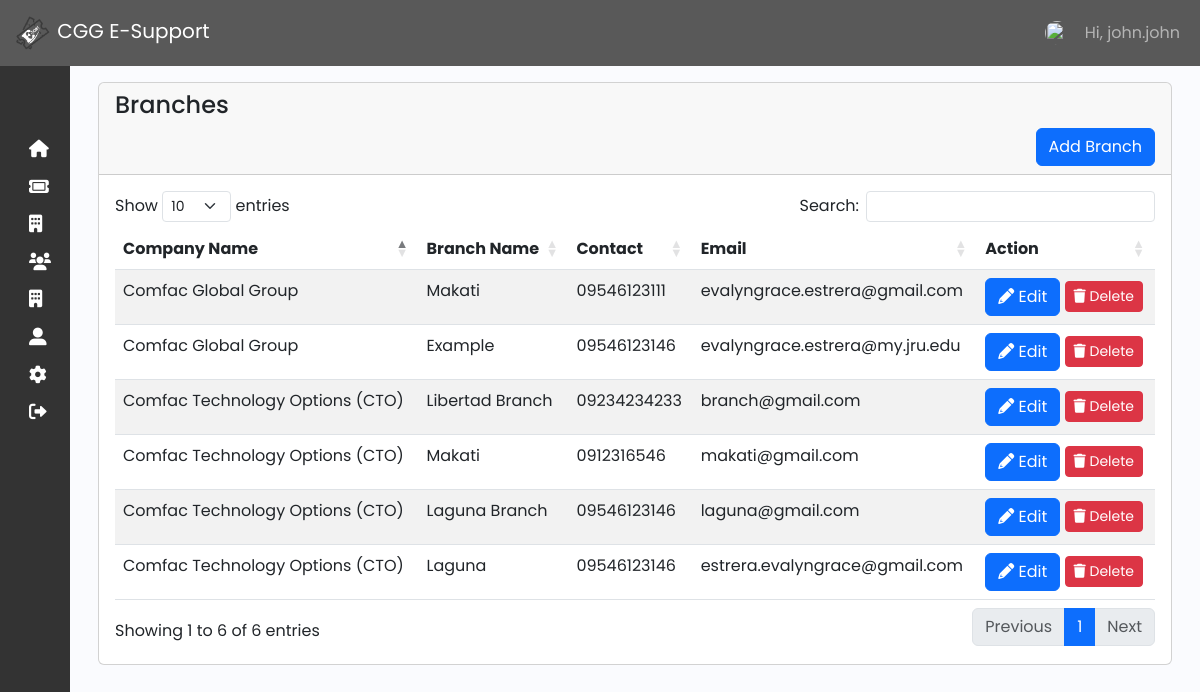
Screenshot of /admin/branch.php (signed in) with the database file from the repository.
### tables this page shows
CREATE TABLE `branch` (
  `id` int(50) NOT NULL,
  `company` varchar(50) NOT NULL,
  `branch_name` varchar(191) NOT NULL,
  `branch_address` varchar(191) NOT NULL,
  `contact` varchar(191) NOT NULL,
  `email` varchar(191) NOT NULL,
  `created_at` timestamp NOT NULL DEFAULT current_timestamp()
);

### function/myfunction.php (called while the page is built, shortened)
<?php
include('mysql_connect.php');
function getAll($table)
{
    global $con;
    $query = "SELECT * FROM $table";
    return $query_run = mysqli_query($con, $query);
}
?>

### admin/branch.php (the view, shortened to what this page needs)
<?php include('../function/myfunction.php');
include 'sidebar_navbar.php';
?>
<!DOCTYPE html>
<html lang="en">
<head>
    <link rel="stylesheet" href="https://cdnjs.cloudflare.com/ajax/libs/twitter-bootstrap/5.3.0/css/bootstrap.min.css">
    <link rel="stylesheet" href="https://cdn.datatables.net/1.13.7/css/dataTables.bootstrap5.min.css">
    <link rel="stylesheet" href="https://cdnjs.cloudflare.com/ajax/libs/font-awesome/6.0.0-beta3/css/all.min.css">
    <link href="https://cdn.lineicons.com/4.0/lineicons.css" rel="stylesheet" />
    <link href="https://cdn.jsdelivr.net/npm/bootstrap@5.3.0-alpha3/dist/css/bootstrap.min.css" rel="stylesheet">
    <link rel="stylesheet" href="css/sidebar.css">
</head>
<body>
    <div class="main p-3">
        <div class="container">
            <div class="row">
                <div class="col-md-12">
                    <div class="card">
                        <div class="card-header">
                            <h4>Branches</h4>
                            <button class="btn btn-primary float-end" data-bs-toggle="modal" data-bs-target="#addBranchModal">Add Branch</button>
                        </div>
                        <div class="card-body" id="category_table">
                            <table id="example" class="table table-striped" style="width:100%">
                                <thead>
                                    <tr>
                                        <th>Company Name</th>
                                        <th>Branch Name</th>
                                        <th>Contact</th>
                                        <th>Email</th>
                                        <th>Action</th>
                                    </tr>
                                </thead>
                                <tbody>
                                    <?php
                                    $branch = getAll("branch");
                                    if (mysqli_num_rows($branch) > 0) {
                                        foreach ($branch as $item) {
                                    ?>
                                            <tr>
                                                <td><?= $item['company']; ?></td>
                                                <td><?= $item['branch_name']; ?></td>
                                                <td><?= $item['contact']; ?></td>
                                                <td><?= $item['email']; ?></td>
                                                <td>
                                                    <a href="#" class="btn btn-primary" data-bs-toggle="modal" data-bs-target="#editBranchModal<?= $item['id']; ?>"><i class="fas fa-pencil"></i>&nbsp;Edit</a>
                                                    <a href="#" class="btn btn-sm btn-danger" data-bs-toggle="modal" data-bs-target="#branchDepartmentModal<?= $item['id']; ?>">
                                                        <i class="fas fa-trash"></i>&nbsp;Delete
                                                    </a>
                                                </td>
                                            </tr>
                                    <?php
                                        }
                                    } else {
                                        echo "No Records Found!";
                                    }
                                    ?>
                                </tbody>
                            </table>
                        </div>
                    </div>
                </div>
            </div>
        </div>
    </div>
</body>
</html>

### admin/css/sidebar.css (style rules this page uses)
a { text-decoration: none; }
body { font-family: 'Poppins', sans-serif; }
.main { min-height: 100vh; width: 100%; overflow: hidden; transition: all 0.35s ease-in-out; background-color: #fafbfe; }

### rows the page displays
branch: company "Comfac Technology Options (CTO)", branch_name "Libertad Branch", contact "09234234233", email "branch@gmail.com"
branch: company "Comfac Technology Options (CTO)", branch_name "Makati", contact "0912316546", email "makati@gmail.com"
branch: company "Comfac Technology Options (CTO)", branch_name "Laguna Branch", contact "09546123146", email "laguna@gmail.com"
branch: company "Comfac Global Group", branch_name "Makati", contact "09546123111", email "evalyngrace.estrera@gmail.com"
branch: company "Comfac Technology Options (CTO)", branch_name "Laguna", contact "09546123146", email "estrera.evalyngrace@gmail.com"
branch: company "Comfac Global Group", branch_name "Example", contact "09546123146", email "evalyngrace.estrera@my.jru.edu"

### other values shown
$username "john.john"
